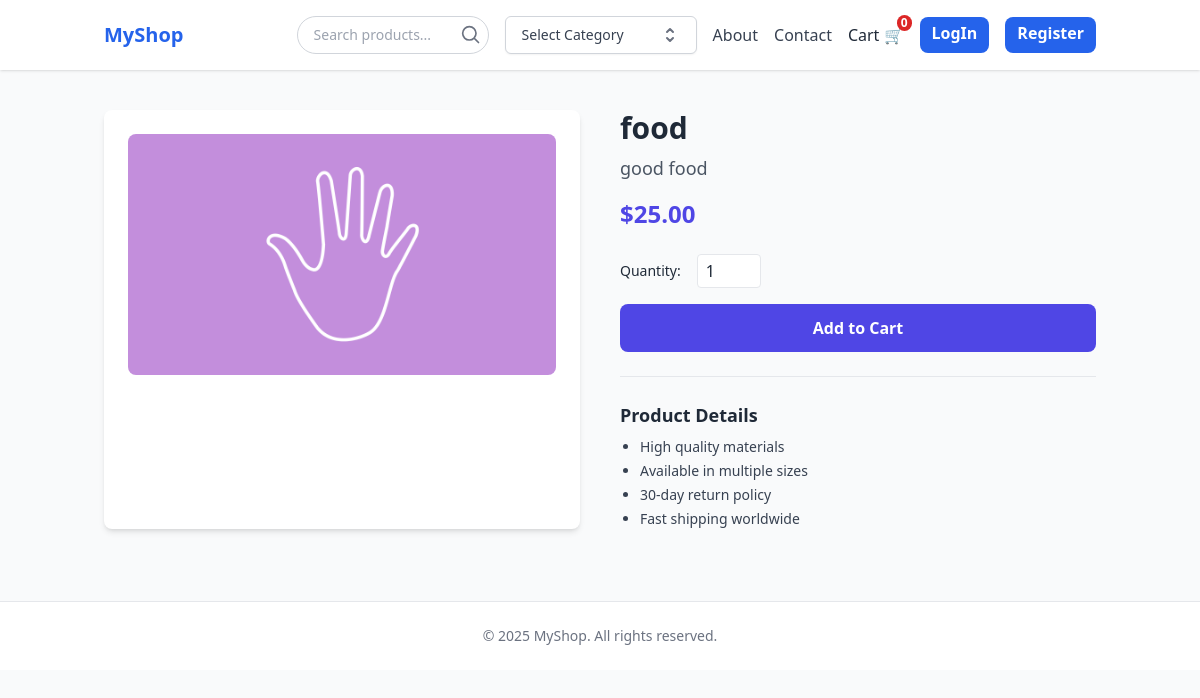
The page /detail/4 on the database its author committed.
### store/models.py (models this page shows, shortened)
class Product(models.Model):
    name = models.CharField(max_length=100)
    price = models.DecimalField(max_digits=10, decimal_places=2)
    category = models.ForeignKey(Category, on_delete=models.CASCADE, default=1)
    description = models.CharField(max_length=255, blank=True, null=True)
    image = models.ImageField(upload_to='products/')
    on_sale = models.BooleanField(default=False)
    sale_price = models.DecimalField(default=0, max_digits=10, decimal_places=2)

### store/views.py (the view)
# urls.py: path('detail/<int:pk>', views.product, name='product'),
def product(request, pk):
    product = Product.objects.get(id=pk)
    return render(request, 'store/prod-detail.html', {'product': product})

### cart/context_processors.py (called while the page is built)
def cart(request):
    if request.user.is_authenticated and not request.user.is_staff:
        cart = loggedUserCart.objects.filter(user=request.user, is_active=True).last()
        return {
            'cart': cart,
            'prod_count': cart.cart_total_items,
        }
    else:
        cart = SessionCart(request)
        return {
            'cart': cart,
            'prod_count': sum(cart.cart.values()),
        }

### store/templates/store/prod-detail.html
{% extends 'store/base.html' %}
{% block content %}
  <div class="max-w-7xl mx-auto px-4 py-10 grid grid-cols-1 md:grid-cols-2 gap-10">
    <div class="bg-white p-6 rounded-lg shadow-md">
      <img src="{{ product.image.url }}" alt="Product Image" class="w-full h-auto rounded-lg" />
    </div>
     <div class="flex-grow">
         <div class="flex flex-col justify-between space-y-6">
           <div>
             <h1 class="text-3xl font-bold mb-2">{{ product.name }}</h1>
             <p class="text-gray-600 text-lg mb-4">
               {{ product.description }}
             </p>
             {% if product.on_sale %}
                 <p class="text-2xl font-semibold text-indigo-600">${{ product.sale_price }}</p>
                 {% else %}
                 <p class="text-2xl font-semibold text-indigo-600">${{ product.price }}</p>
             {% endif %}
           </div>
           <div class="btn-par space-y-4">
             <div class="flex items-center space-x-4">
               <label for="quantity" class="text-sm font-medium">Quantity:</label>
               <input id="quantity" type="number" value="1" min="1" class="w-16 border rounded px-2 py-1 focus:ring-indigo-500 focus:border-indigo-500" />
             </div>
             <button value="{{ product.id }}" class="addtobtn w-full bg-indigo-600 hover:bg-indigo-700 text-white font-semibold py-3 rounded-lg transition">
               Add to Cart
             </button>
           </div>
           <div class="pt-6 border-t">
             <h2 class="text-lg font-semibold mb-2">Product Details</h2>
             <ul class="list-disc pl-5 text-sm text-gray-700 space-y-1">
               <li>High quality materials</li>
               <li>Available in multiple sizes</li>
               <li>30-day return policy</li>
               <li>Fast shipping worldwide</li>
             </ul>
           </div>
         </div>
     </div>
  </div>
{% endblock %}

### rows shown on the page
Product: image (picture), name "food", description "good food", price "25.00"

### other values the page prints
{{ prod_count|default:0 }} "0"
{{ year|default:2025 }} "2025"
